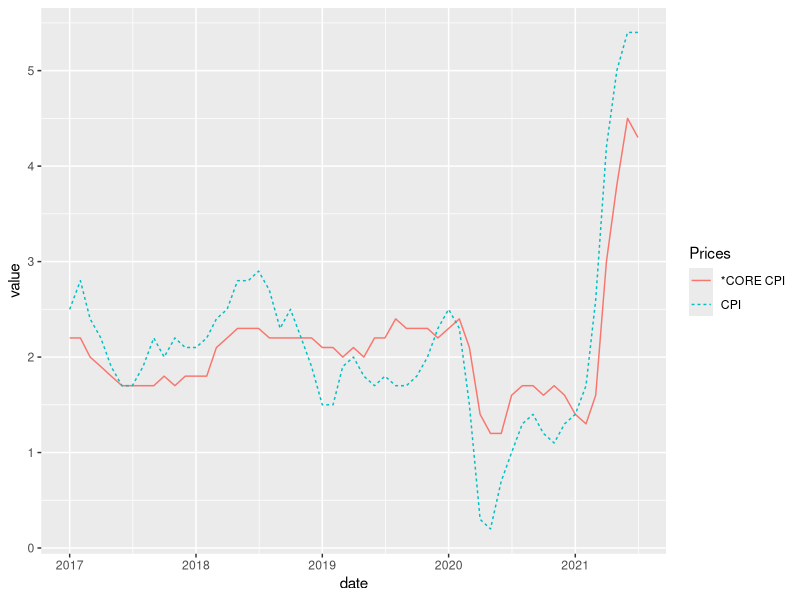
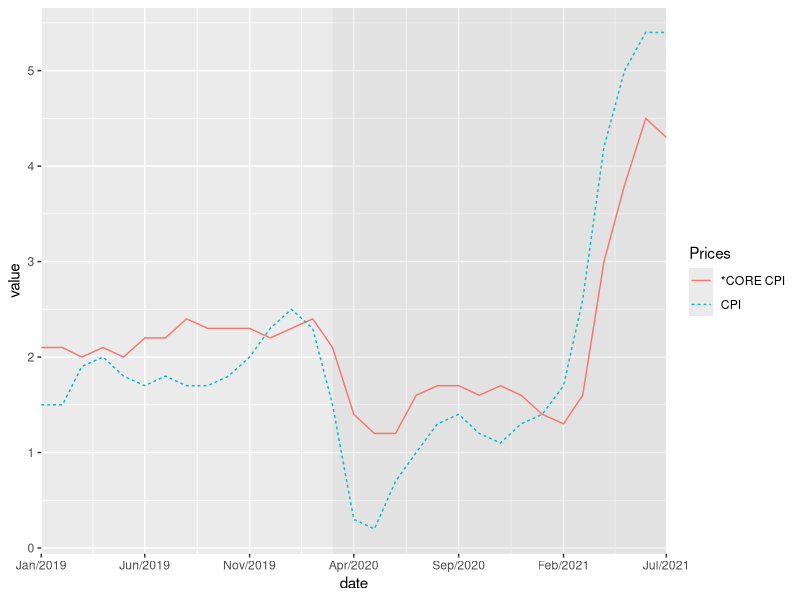
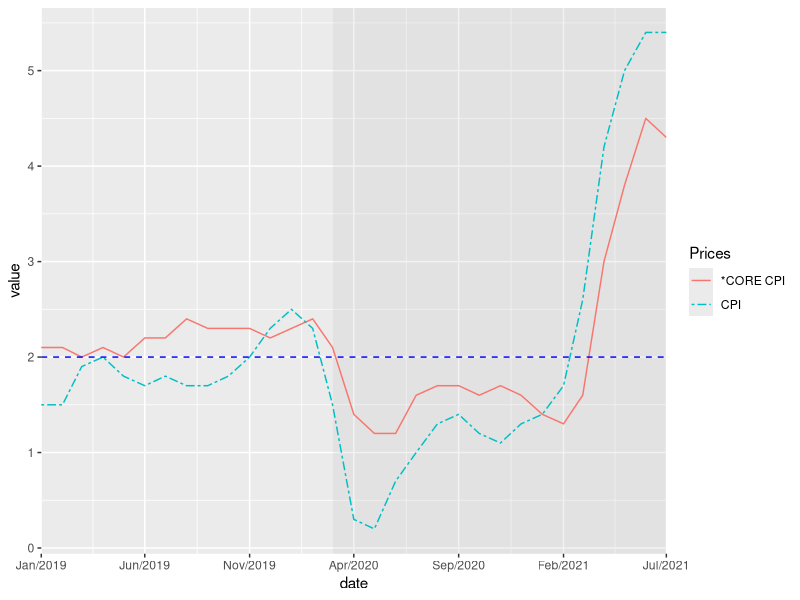
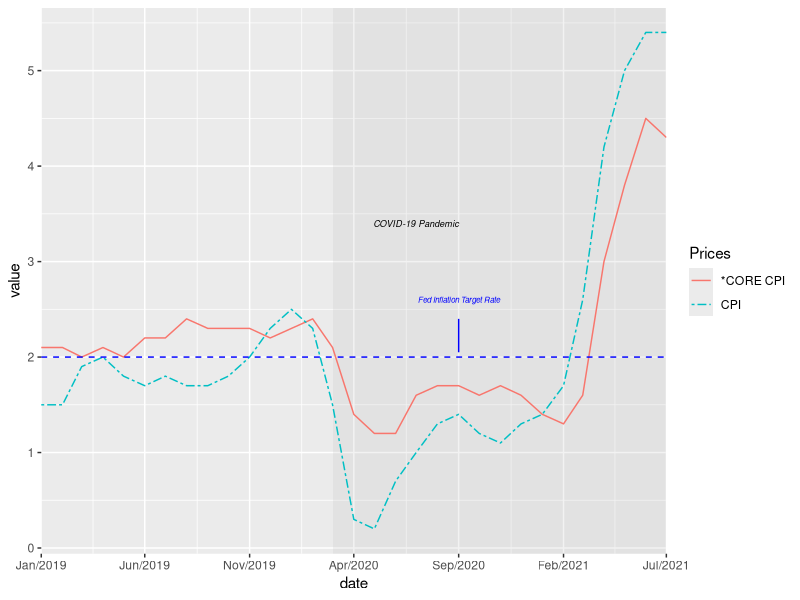
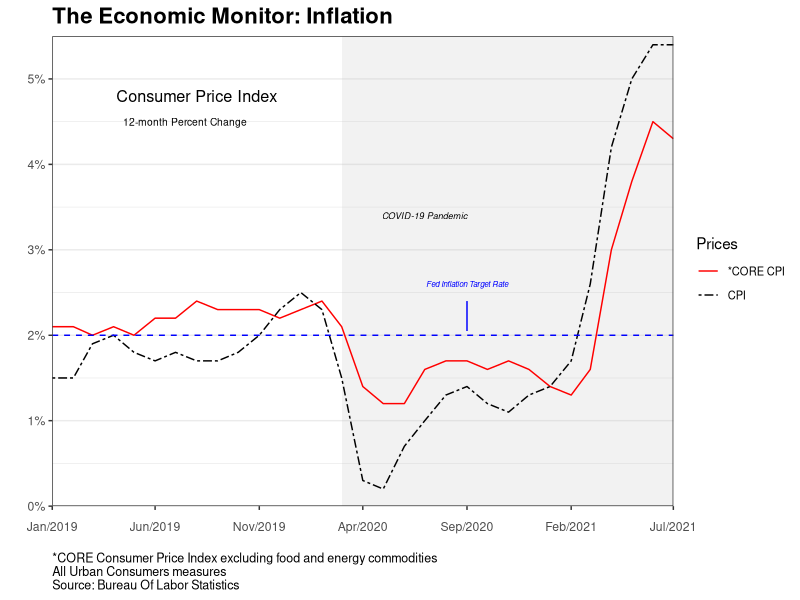
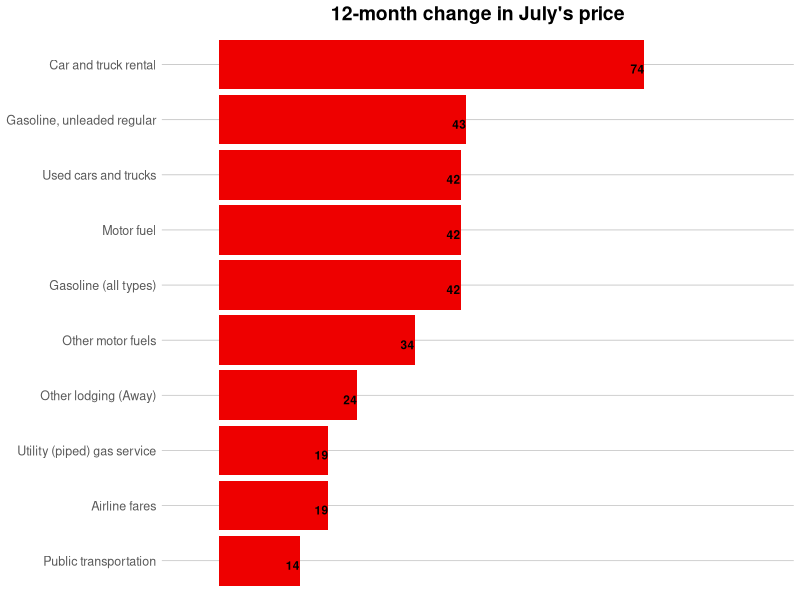
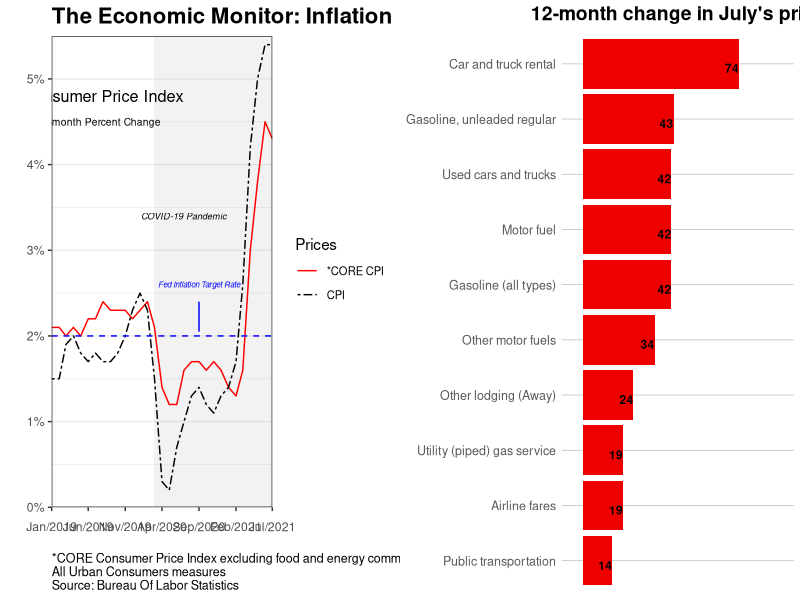

The R source for these figures, in order:
## ---- chunk 1
library(knitr)
knitr::opts_chunk$set(echo = TRUE)
## ---- chunk 2
library(tidyverse)
library(readxl)
library(ggplot2)
library(lubridate)
library(zoo)
library(dplyr)
library(scales)
library(cowplot)
library(forcats)
library(ggthemes)

#setwd("G:/WORKING DIRECTORY")
#opts_knit$set(root.dir = "~G:/WORKING DIRECTORY")
#getwd()
## ---- chunk 3

 #load the data (readxl package) and check
df<-read_excel("CPI_Demo.xlsx", sheet = "prices")

tail(df )

#check data
#str(df)
#class(df)
## ---- chunk 4
#transform date variable to a usable time series

df<- df%>%mutate(date = mdy(date))
df2<-df%>%select(date,cpi_mfe,cpi)


df3<-df2%>%gather(measure, value, cpi_mfe,cpi,convert = FALSE)
df3<-df3 %>% rename(Prices=measure)
df4<-df3 %>% mutate(Prices = ifelse(Prices == "cpi", "CPI","*CORE CPI"))


## ---- chunk 5
#making the basic plot
ggplot(df4,aes(x=date, y=value, group=Prices))+
    geom_line(aes(linetype=Prices, color=Prices))
## ---- chunk 6
ggplot(df4,aes(x=date, y=value, group=Prices))+
  #annotate the chart to see the period experiening covid
  annotate("rect", xmin = as.Date("2020-03-01"), xmax = as.Date("2021-07-01"), ymin = -Inf, ymax = Inf, fill = "gray", alpha = 0.2)+
  geom_line(aes(linetype=Prices, color=Prices))+
  #adjust the chart so it ends at the last dates
scale_x_date(date_breaks = "5 months",limits=c(as.Date("2019-01-01"),as.Date("2021-07-01")),labels = date_format("%b/%Y"),expand = c(0, 0))
## ---- chunk 7
ggplot(df4,aes(x=date, y=value, group=Prices))+
  #annotate the chart to see the period experiening covid
  annotate("rect", xmin = as.Date("2020-03-01"), xmax = as.Date("2021-07-01"), ymin = -Inf, ymax = Inf, fill = "gray", alpha = 0.2)+
  geom_line(aes(linetype=Prices, color=Prices))+
  #adjust the chart so it ends at the last dates
scale_x_date(date_breaks = "5 months",limits=c(as.Date("2019-01-01"),as.Date("2021-07-01")),labels = date_format("%b/%Y"),expand = c(0, 0))+
  #adding the federal reserve board inflation target rate
   geom_hline(yintercept=2.0, linetype="dashed", 
             color = "blue", size=.5)+
    scale_linetype_manual(values=c("solid", "twodash"))
## ---- chunk 8
ggplot(df4,aes(x=date, y=value, group=Prices))+
  
  #annotate the chart to see the period experiencing covid
  
  annotate("rect", xmin = as.Date("2020-03-01"), xmax = as.Date("2021-07-01"), ymin = -Inf, ymax = Inf, fill = "gray", alpha = 0.2)+
  geom_line(aes(linetype=Prices, color=Prices))+
  
  #adjust the chart so it ends at the last dates
  
scale_x_date(date_breaks = "5 months",limits=c(as.Date("2019-01-01"),as.Date("2021-07-01")),labels = date_format("%b/%Y"),expand = c(0, 0))+
    geom_hline(yintercept=2.0, linetype="dashed", 
             color = "blue", size=.5)+
    scale_linetype_manual(values=c("solid", "twodash"))+
  
  #add the inflation traget rate with annotate()
  
   annotate("text", x = as.Date("2020-09-01"), y = 2.6,colour = "blue", label = "Fed Inflation Target Rate",fontface = 'italic', size=2)+
  
  #ADDING TEXT TO MAKE THE ABOVE POINTS OF INTEREST CLEAR!
  
  annotate("segment", x = as.Date("2020-09-01"), xend = as.Date("2020-09-01"), y = 2.05, yend = 2.4,colour = "blue")+
   annotate("text", x = as.Date("2020-07-01"), y = 3.4,colour = "black", label = "COVID-19 Pandemic",fontface = 'italic',size = 2.3)
## ---- chunk 9
line<-ggplot(df4,aes(x=date, y=value, group=Prices))+
  #annotate the chart to see the period experiening covid
  annotate("rect", xmin = as.Date("2020-03-01"), xmax = as.Date("2021-07-01"), ymin = -Inf, ymax = Inf, fill = "gray", alpha = 0.2)+
  geom_line(aes(linetype=Prices, color=Prices))+
  #adjust the chart so it ends at the last dates
scale_x_date(date_breaks = "5 months",limits=c(as.Date("2019-01-01"),as.Date("2021-07-01")),labels = date_format("%b/%Y"),expand = c(0, 0))+
    geom_hline(yintercept=2.0, linetype="dashed", 
             color = "blue", size=.5)+
    scale_linetype_manual(values=c("solid", "twodash"))+
   annotate("text", x = as.Date("2020-09-01"), y = 2.6,colour = "blue", label = "Fed Inflation Target Rate",fontface = 'italic', size=2)+
  annotate("segment", x = as.Date("2020-09-01"), xend = as.Date("2020-09-01"), y = 2.05, yend = 2.4,colour = "blue")+
   annotate("text", x = as.Date("2020-07-01"), y = 3.4,colour = "black", label = "COVID-19 Pandemic",fontface = 'italic',size = 2.3)+
 
    scale_color_manual(values=c('red','black'))+
scale_y_continuous(limits = c(0, 5.5), breaks = seq(0, 5.5, by = 1),expand = c(0, 0),labels = function(value) paste0(value, "%"))+
  labs(title = "The Economic Monitor: Inflation", 
       caption = "*CORE Consumer Price Index excluding food and energy commodities\nAll Urban Consumers measures\nSource: Bureau Of Labor Statistics")+xlab("")+ylab("")  +
  theme_bw()+
  theme(panel.grid.major.x = element_blank(),
        panel.grid.minor.x = element_blank(),
        plot.title = element_text(size = 16, face="bold"),
        plot.caption = element_text(hjust = 0,size = 9),
        legend.text=element_text(size=8),
        axis.text.x = element_text(vjust = -2))+
    annotate("text", x = as.Date("2019-08-01"), y = 4.8,colour = "black", label = "Consumer Price Index",fontface = 'plain',size = 4.1)+
  #adding few more text to add clarity for our readers
  
annotate("text", x = as.Date("2019-07-15"), y = 4.5,colour = "black", label = "12-month Percent Change",fontface = 'plain',size = 2.6)

line
#go back to slides- learning points
## ---- chunk 10
df2<-read_excel("CPI_Demo.xlsx", sheet = "catJuly")
class(df2)
head(df2)

#using dplyr package to wrangle the data
df3<-df2%>%mutate(rounded = round(Rate, 0))%>%arrange((Rate))

## ---- chunk 11


bar<-df3%>%ggplot(aes(x=reorder(Item, rounded),y=rounded,fill = rounded>0))+
  geom_bar(stat="identity",show.legend = FALSE) +coord_flip()+
  geom_text(aes(label = rounded),size =3, vjust = 1,hjust=1,family = "sans",fontface ="bold")+
  scale_y_continuous(breaks = NULL,limits = c(-10,100), expand = c(0, 0))+labs(title = "12-month change in July's price",subtitle="Unadjusted")+
  theme(axis.text.x = element_blank(),axis.title.x = element_blank(),
        axis.title.y = element_blank(),plot.caption = element_text(hjust = 0),plot.title = element_text(size = 15,face = "bold"),
        axis.ticks.x=element_blank())+
  scale_fill_manual(values = c("Red2", "dodgerblue2"))+ theme_excel_new()+xlab("")+ylab("")+
  theme(
    plot.title = element_text(color="black", size=14, face="bold"))

bar
## ---- chunk 12
plot_grid(line,bar)

#save output to insert image into word, or maybe make a social media post! 

#ggsave("CPI August.png")
